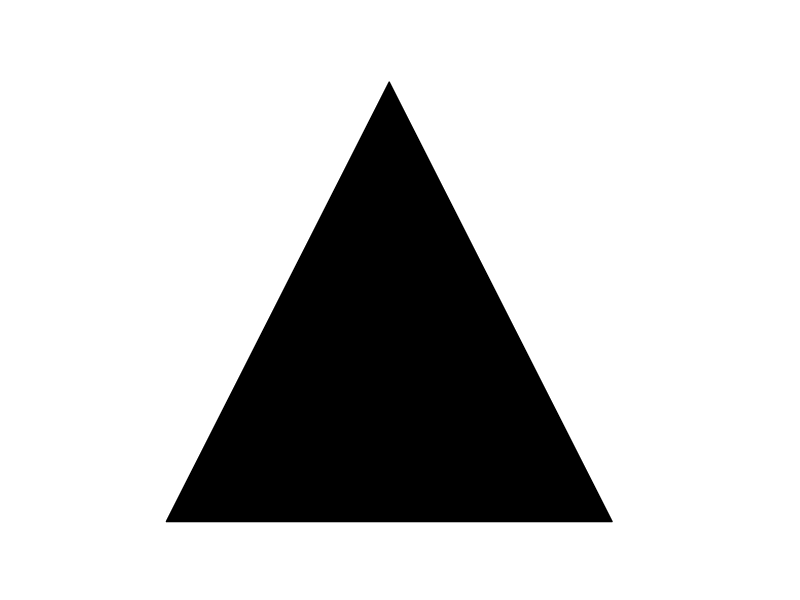
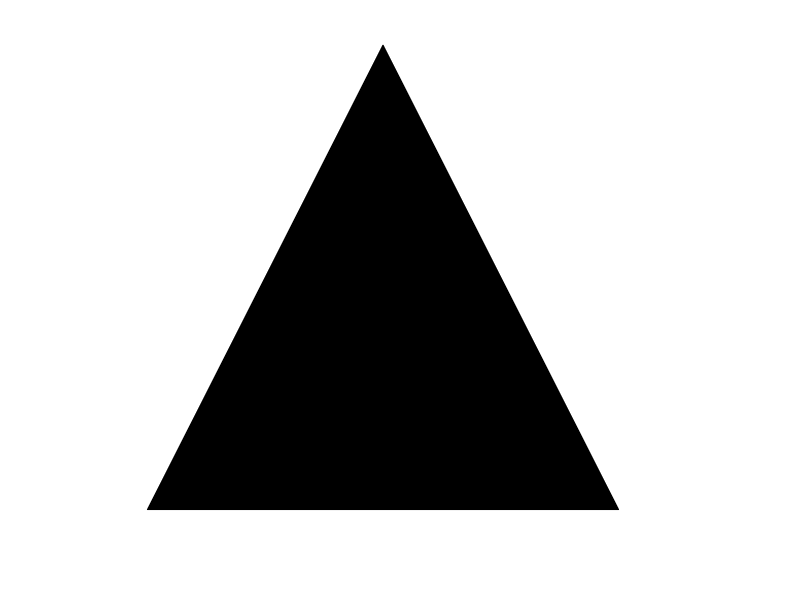
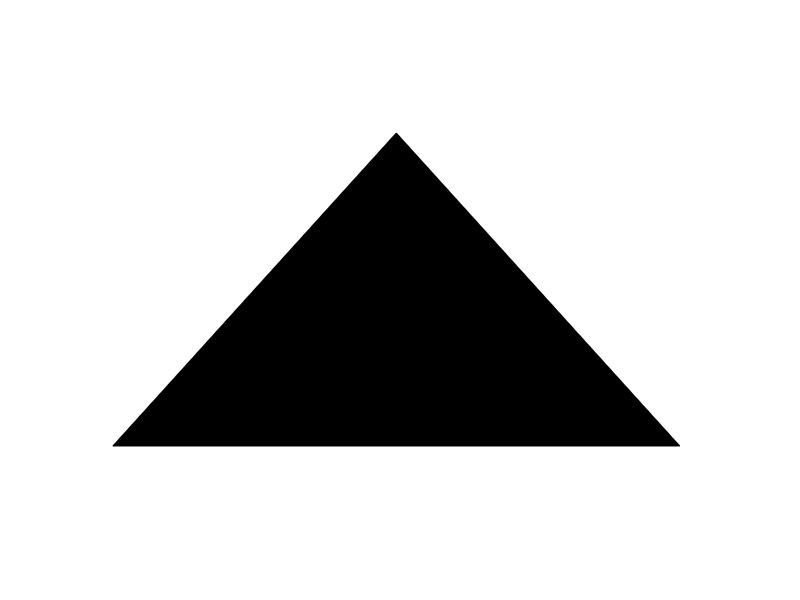
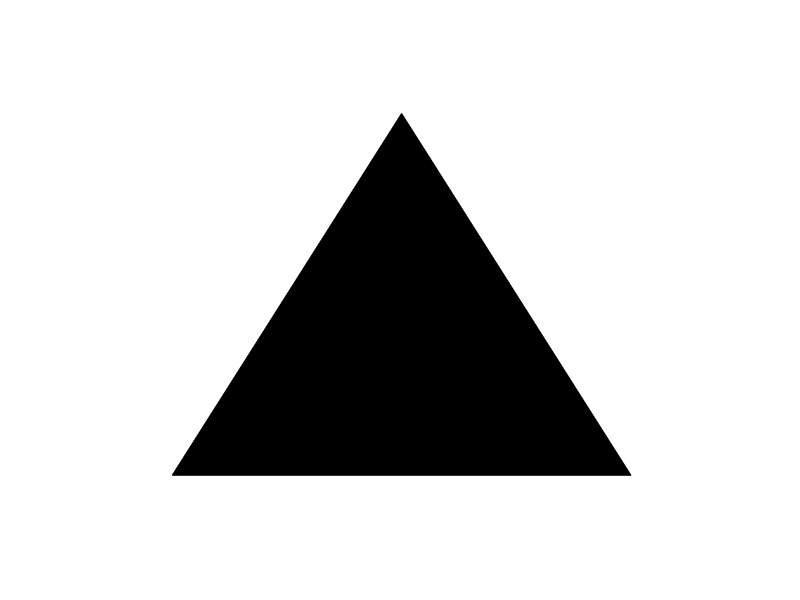

These charts were generated, in order, by the following MATLAB code:
size = 100;
for i = 1:12
   R = randi([30 40]);
   x = randi([45 55]);
   y = randi([45 55]);
   
   %thetas = randi([1 12], [1, 3]);
   thetas = [0, pi/2, pi];
   p = round(x + R * cos(thetas));
   n = round(y + R * sin(thetas));
   
   figure('Position', [100, 100, 100, 100], 'Color', 'w', 'Visible', 'off');
   fill(p, n, 'k')
   axis off
   f = getframe(gcf);
   
   imwrite(f.cdata, strcat('triangle-', num2str(i), '.png'))
   close all
end